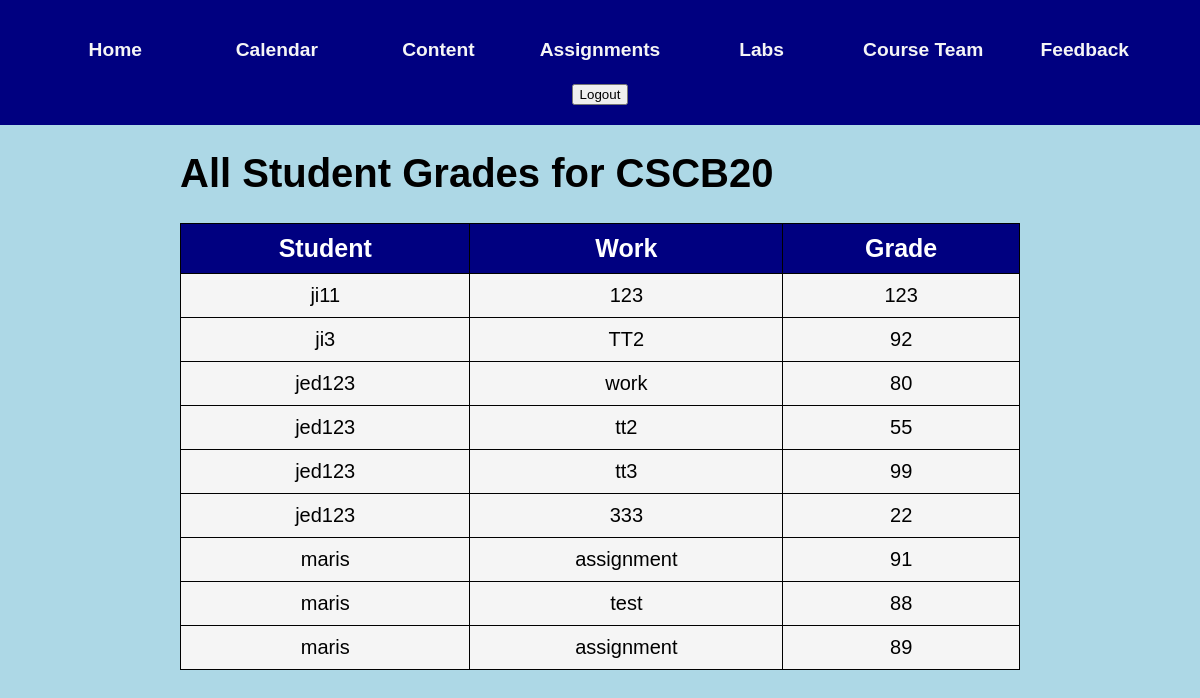
The page /instructorGrades.html on the database as committed earlier.
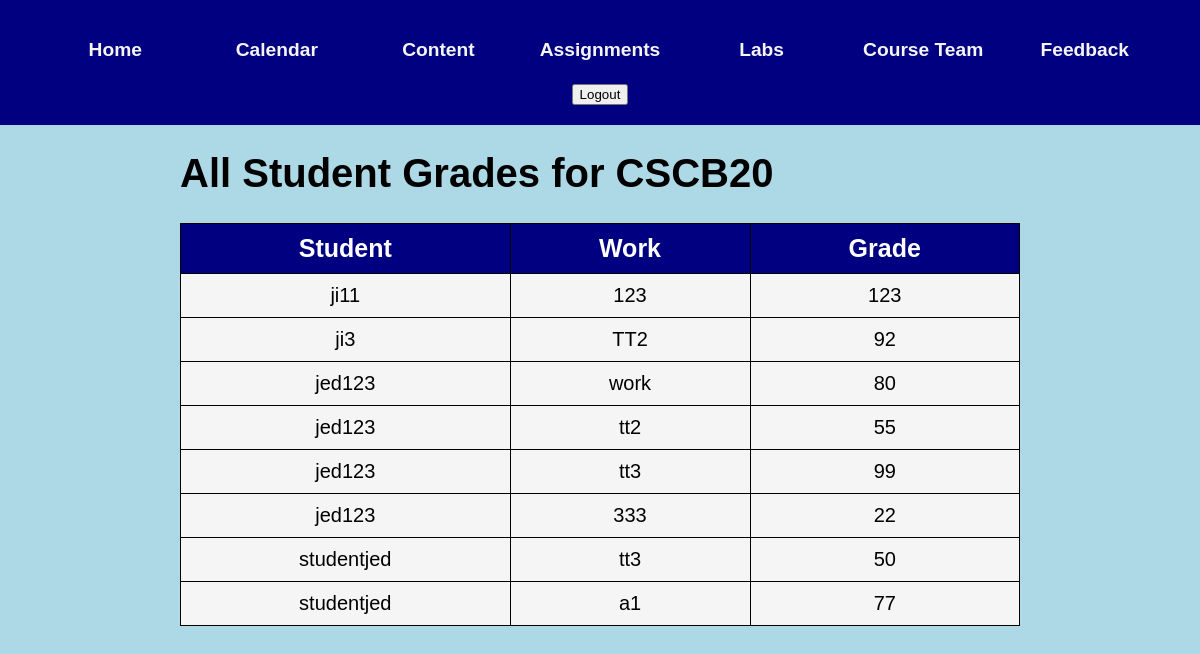
The same page on the database as committed later.
### app.py (models this page shows)
class Grade(db.Model):
    __tablename__ = 'grades'
    gid = db.Column(db.Integer, primary_key=True, autoincrement=True)
    id = db.Column(db.Integer, db.ForeignKey('user.id'))
    work = db.Column(db.String(50), nullable = False)
    grade = db.Column(db.Integer)

class User(db.Model):
    __tablename__ = 'user'
    id = db.Column(db.Integer, primary_key=True,autoincrement = True)
    fname = db.Column(db.String(20), unique=True, nullable=False)
    lname = db.Column(db.String(120), unique=True, nullable=False)
    uname = db.Column(db.String(20), unique=True, nullable=False)
    uemail = db.Column(db.String(120), unique=True, nullable=False)
    upwd = db.Column(db.String(128), nullable=False)  # Increased password length
    utype = db.Column(db.String(120), nullable=False)
    grades = db.relationship('Grade', backref='user', lazy=True)

### app.py (the view)
@app.route('/instructorGrades.html')
def viewGrades():
    all_grades = Grade.query.order_by(Grade.id).all()
    return render_template("instructorGrades.html", grades=all_grades)

### templates/instructorGrades.html (shortened to what this page needs)
<!DOCTYPE html>
<html lang="en">
<head>
    <link rel="stylesheet" type="text/css" href="../static/css/instructor.css">
</head>
<body>
    <div class="header">
        <header>
            <h6><a href="./index.html">Home</a></h6>
            <h6><a href="./calendar.html">Calendar</a></h6>
            <h6><a href="./content.html">Content</a></h6>
            <h6><a href="./assignments.html">Assignments</a></h6>
            <h6><a href="./labs.html">Labs</a></h6>
            <h6><a href="./team.html">Course Team</a></h6>
            <h6><a href="./feedback.html">Feedback</a></h6>
            <form action="/logout" method="POST">
                <button type="submit">Logout</button>
            </form>
        </header>
    </div>
    <div class="page-border">
        <h1 class="heading">All Student Grades for CSCB20</h1>
        <table>
            <thead>
                <tr>
                    <th>Student</th>
                    <th>Work</th>
                    <th>Grade</th>
                </tr>
            </thead>
            <tbody>
                {% for grade in grades %}
                <tr>
                    <td>{{ grade.user.uname }}</td>
                    <td>{{ grade.work }}</td>
                    <td>{{ grade.grade }}</td>
                </tr>
                {% endfor %}
            </tbody>
        </table>
    </div>
</body>
</html>

Rows that differ between the two databases and show on the page:
removed Grade: user.uname "maris", work "assignment", grade "89"
changed Grade (number 7 of 8 on the later page): user.uname "maris" → "studentjed"; work "assignment" → "tt3"; grade "91" → "50"
changed Grade (number 8 of 8 on the later page): user.uname "maris" → "studentjed"; work "test" → "a1"; grade "88" → "77"
